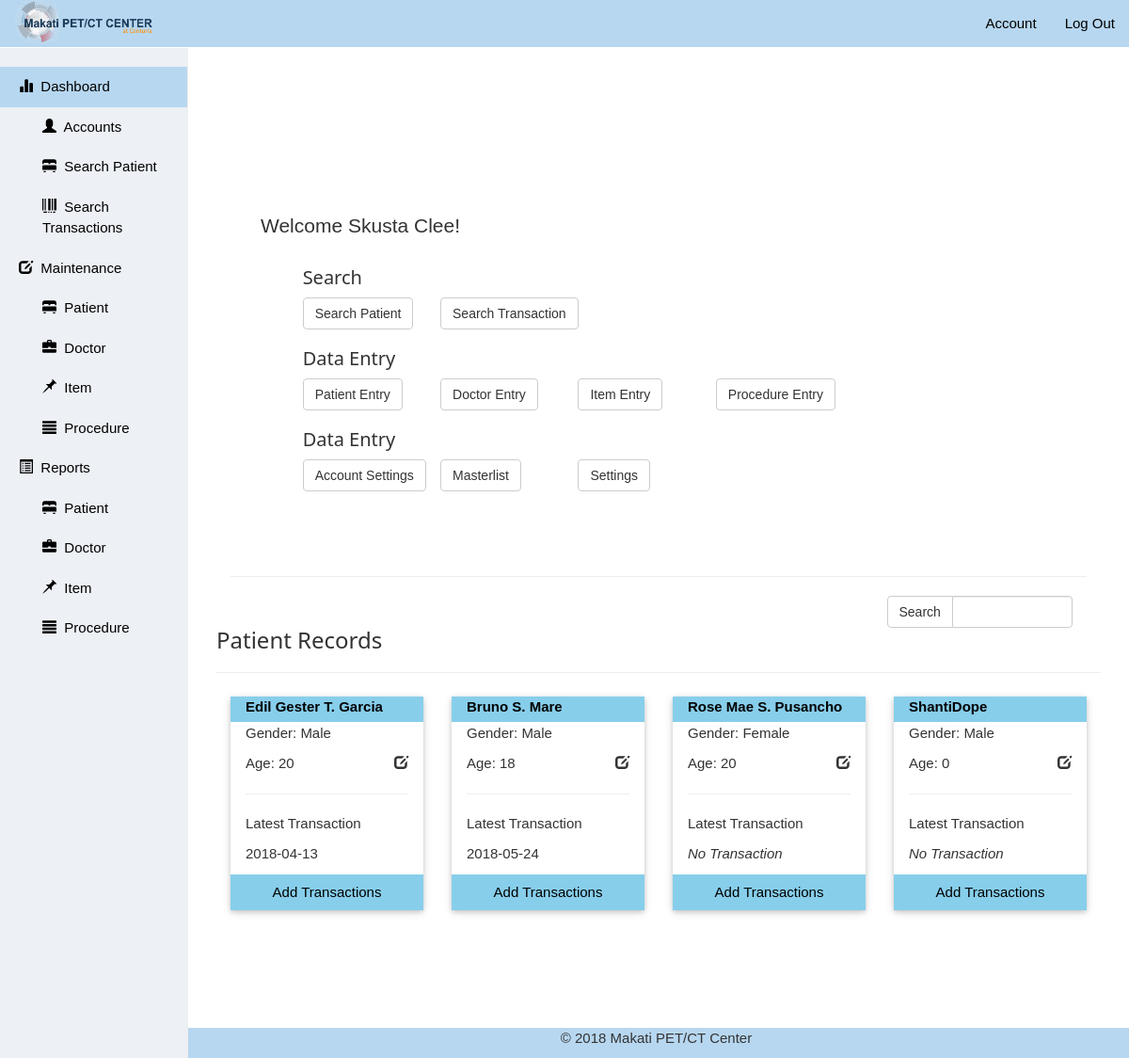
/views/admin/ (signed in), run on the app's committed database.
### tables this page shows
CREATE TABLE `tbl_patient` (
  `patient_id` varchar(11) NOT NULL,
  `patient_name` varchar(45) NOT NULL,
  `patient_gender` varchar(6) NOT NULL,
  `patient_date_of_birth` date NOT NULL,
  `patient_address` varchar(50) NOT NULL,
  `patient_status` tinyint(1) NOT NULL DEFAULT '1' COMMENT '1=Active, 2=Deleted'
);

CREATE TABLE `tbl_invoice` (
  `invoice_id` varchar(11) NOT NULL,
  `invoice_date` date NOT NULL,
  `patient_id_fk` varchar(11) NOT NULL,
  `user_id_fk` varchar(11) DEFAULT NULL,
  `invoice_status` tinyint(1) NOT NULL DEFAULT '1' COMMENT '1 = Active, 2 = Deleted',
  `invoice_type` varchar(9) NOT NULL,
  `invoice_cost` float NOT NULL DEFAULT '0'
);

### views/admin/index.php (the view, shortened to what this page needs)
<!DOCTYPE html>
<html>
  <head>
    <link rel="stylesheet" type="text/css" href="./../../css/bootstrap.min.css">
    <link rel="stylesheet" href="./../../css/w3.css">
    <link rel="stylesheet" type="text/css" href="./../../css/dashboard.css">
  </head>
  <body>
    <div class="container-fluid">
      <header class="row">
        <nav class="navbar navbar-default navbar-fixed-top">
          <div class="container-fluid">
            <div class="navbar-header">
              <a href="./" class="navbar-brand"><img src="./../../files/logo/brandimagev2.png" class="img-responsive"></a>
            </div>
            <div class="collapse navbar-collapse" id="bs-example-navbar-collapse-1">
              <ul class="nav navbar-nav navbar-right" id="navbar-right">
                <li><a href="./account.php">Account</a></li>
                <li><a href="./../../controller/logout.php">Log Out</a></li>
              </ul>
            </div>
          </div>
        </nav>
      </header>
      <main class="row">
        <div class="col-sm-3 col-md-2 sidebar">
          <ul class="nav nav-sidebar">
            <li class="active">
              <a href="#"><span class="glyphicon glyphicon-stats" aria-hidden="true"></span>&nbsp Dashboard <span class="sr-only">(current)</span> </a>
              <ul class="nav" id="mn-sub-menu">
                <li><a href="account.php"><span class="glyphicon glyphicon-user" aria-hidden="true"></span>&nbsp Accounts</a></li>
                <li><a href="patientsearch.php"><span class="glyphicon glyphicon-bed" aria-hidden="true"></span>&nbsp Search Patient</a></li>
                <li><a href="invoicecreation.php"><span class="glyphicon glyphicon-barcode" aria-hidden="true"></span>&nbsp Search Transactions</a></li>
              </ul>
            </li>
            <li>
              <a style="background-color: #edf0f5; color: #000000;"><span class="glyphicon glyphicon-edit" aria-hidden="true"></span>&nbsp Maintenance</a>
              <ul class="nav" id="mn-sub-menu">
                <li><a href="patientsettings.php"><span class="glyphicon glyphicon-bed" aria-hidden="true"></span>&nbsp Patient</a></li>
                <li><a href="doctorsettings.php"><span class="glyphicon glyphicon-briefcase" aria-hidden="true"></span>&nbsp Doctor</a></li>
                <li><a href="itemsettings.php"><span class="glyphicon glyphicon-pushpin" aria-hidden="true"></span>&nbsp Item</a></li>
                <li><a href="treatmentsettings.php"><span class="glyphicon glyphicon-align-justify" aria-hidden="true"></span>&nbsp Procedure</a></li>
              </ul>
            </li>
            <li>
              <a style="background-color: #edf0f5; color: #000000;"><span class="glyphicon glyphicon-list-alt" aria-hidden="true"></span>&nbsp Reports</a>
              <ul class="nav" id="mn-sub-menu">
                <li><a href="patientsettings.php"><span class="glyphicon glyphicon-bed" aria-hidden="true"></span>&nbsp Patient</a></li>
                <li><a href="doctorsettings.php"><span class="glyphicon glyphicon-briefcase" aria-hidden="true"></span>&nbsp Doctor</a></li>
                <li><a href="itemsettings.php"><span class="glyphicon glyphicon-pushpin" aria-hidden="true"></span>&nbsp Item</a></li>
                <li><a href="treatmentsettings.php"><span class="glyphicon glyphicon-align-justify" aria-hidden="true"></span>&nbsp Procedure</a></li>
              </ul>
            </li>
          </ul>
        </div>
        <div class="col-sm-9 col-sm-offset-3 col-md-10 col-md-offset-2" style="overflow-y:auto; height:100vh; padding-top:20vh;">
            <div class="container-fluid">
              <div class="row" style="padding-left:5%;">
                <div class="col-sm-12 col-md-12">
                  <div class="row">
                    <div class="col-sm-12 col-md-12">
                      <p class="lead">Welcome <?php echo $_SESSION['user_name']?>!</p>
                    </div>
                  </div>
                  <div class="row" style="padding-left:5%;">
                    <div class="col-sm-12 col-md-12">
                      <div class="row">
                        <div class="col-sm-4 col-md-4">
                          <h4>Search</h4>
                        </div>
                      </div>
                      <div class="row">
                        <div class="col-sm-2 col-md-2">
                          <a href="patientsearch.php" class="btn btn-default btn-md">Search Patient</a>
                        </div>
                        <div class="col-sm-2 col-md-2">
                          <a href="./invoicecreation.php" class="btn btn-default btn-md" id="btn_invoice_creation">Search Transaction</a>
                        </div>
                      </div>
                    </div>
                  </div>
                  <div class="row" style="padding-top:10px; padding-left:5%;">
                    <div class="col-sm-12 col-md-12">
                      <div class="row">
                        <div class="col-sm-4 col-md-4">
                          <h4>Data Entry</h4>
                        </div>
                      </div>
                      <div class="row">
                        <div class="col-sm-2 col-md-2">
                          <a href="./patientsettings.php" class="btn btn-default btn-md" id="btn_patient_entry">Patient Entry</a>
                        </div>
                        <div class="col-sm-2 col-md-2">
                          <a href="./doctorsettings.php" class="btn btn-default btn-md" id="btn_patient_entry">Doctor Entry</a>
                        </div>
                        <div class="col-sm-2 col-md-2">
                          <a href="./itemsettings.php" class="btn btn-default btn-md" id="btn_patient_entry">Item Entry</a>
                        </div>
                        <div class="col-sm-2 col-md-2">
                          <a href="./treatmentsettings.php" class="btn btn-default btn-md" id="btn_patient_entry">Procedure Entry</a>
                        </div>
                      </div>
                    </div>
                  </div>
                  <div class="row" style="padding-top:10px; padding-left:5%;">
                    <div class="col-sm-12 col-md-12">
                      <div class="row">
                        <div class="col-sm-4 col-md-4">
                          <h4>Data Entry</h4>
                        </div>
                      </div>
                      <div class="row">
                        <div class="col-sm-2 col-md-2">
                            <a href="./account.php" class="btn btn-default btn-md" id="btn_account_settings">Account Settings</a>
                        </div>
                        <div class="col-sm-2 col-md-2">
                            <a href="#" class="btn btn-default btn-md">Masterlist</a>
                        </div>
                        <div class="col-sm-2 col-md-2">
                            <a href="#" class="btn btn-default btn-md">Settings</a>
                        </div>
                      </div>
                    </div>
                  </div>
                </div>
              </div>
              <div class="row">
                <div class="col-sm-12 col-md-12">
                  <div class="col-sm-12 col-md-12 col-lg-12 mn-dashboard-header">
                    <hr>
                    <div class="col-sm-3 col-sm-offset-9 col-md-3 col-md-offset-9 col-lg-3 col-lg-offset-9">
                      <div class="input-group">
                        <div class="input-group-btn">
                          <button type="button" class="btn btn-default"> Search </button>
                        </div>
                        <input type="text" class="form-control" id="txt_search"/>
                      </div>
                    </div>
                  </div>
                  <h3>Patient Records</h3>
                  <hr>
                  <div id="parent_filter" style="overflow-y:auto; height:400px;">
                    <?php
                      require('./../../controller/db_connect.php');
                      $preparedStmt = "SELECT * FROM `tbl_patient`";
                      $stmt = $connection->prepare($preparedStmt);
                      $stmt->execute();
                      while ($row = $stmt->fetch(PDO::FETCH_ASSOC))
                      {
                        $patient_date_of_birth = $row['patient_date_of_birth'];
                        $year = (explode("-",$patient_date_of_birth));
                        $patient_age = (date("md", date("U", mktime(0, 0, 0, $year[1], $year[2], $year[0]))) > date("md")
                          ? ((date("Y") - $year[0]) - 1)
                          : (date("Y") - $year[0]));
                    ?>
                    <div class="col-lg-3 col-md-3 col-sm-3 col-xs-12 mn-card <?php echo( ' '.strtoupper($row['patient_name']).
                      ' '.strtoupper($row['patient_gender']).' '.strtoupper($patient_age));?>">
                      <div class="w3-card-2">
                        <header class="w3-container w3-light-blue">
                          <label><?php echo $row['patient_name']; ?></label>
                        </header>
                        <div class="w3-container">
                          <p>Gender: <?php echo $row['patient_gender']; ?></p>
                          <p>Age:
                            <?php
                              echo $patient_age;
                              $preparedStmt2 = "SELECT invoice_date, invoice_id FROM tbl_invoice WHERE patient_id_fk ='".$row['patient_id']."' ORDER BY invoice_date DESC";
                              $stmt2 = $connection->prepare($preparedStmt2);
                              $stmt2->execute();
                              $row2 = $stmt2->fetch(PDO::FETCH_ASSOC);
                             ?>
                          <a href="patientprofile.php?patient_id=<?php echo $row['patient_id'];?>&invoice_id=<?php echo $row2['invoice_id'];?>" class="pull-right"><span class="glyphicon glyphicon-edit" aria-hidden="true"></span></a></p>
                          <hr>
                          <p>Latest Transaction</p>
                            <?php
                            if(isset($row2['invoice_date']))
                              echo("<p>".$row2['invoice_date']."</p>");
                            else
                              echo("<p><i> No Transaction</i></p>");
                            ?>
                        </div>
                        <button class="w3-button w3-block w3-light-blue patient_transac_btn" id="<?php echo ($row['patient_id']."/".$row['patient_name']);?>" data-target="#transaction">Add Transactions</button>
                      </div>
                    </div>
                  <?php }?>
                  </div>
                </div>
              </div>
            </div>
          </div>
      </main>
      <footer class="row">
        <div class="container-fluid">
          <div class="col-sm-9 col-sm-offset-3 col-md-10 col-md-offset-2">
            <p class="text-center">© 2018 Makati PET/CT Center</p>
          </div>
        </div>
      </footer>
    </div>
  </body>
</html>

### css/w3.css (style rules this page uses)
*,*:before,*:after { box-sizing:inherit }
html { -ms-text-size-adjust:100%;-webkit-text-size-adjust:100% }
body { margin:0 }
article,aside,details,figcaption,figure,footer,header,main,menu,nav,section,summary { display:block }
a { background-color:transparent;-webkit-text-decoration-skip:objects }
img { border-style:none }
hr { box-sizing:content-box;height:0;overflow:visible }
button,input,select,textarea { font:inherit;margin:0 }
button,input { overflow:visible }
button,select { text-transform:none }
button,html [type=button],[type=reset],[type=submit] { -webkit-appearance:button }
html,body { font-family:Verdana,sans-serif;font-size:15px;line-height:1.5 }
html { overflow-x:hidden }
h3 { font-size:24px }
h4 { font-size:20px }
h1,h2,h3,h4,h5,h6 { font-family:"Segoe UI",Arial,sans-serif;font-weight:400;margin:10px 0 }
hr { border:0;border-top:1px solid #eee;margin:20px 0 }
img { vertical-align:middle }
a { color:inherit }
.w3-btn,.w3-button { border:none;display:inline-block;padding:8px 16px;vertical-align:middle;overflow:hidden;text-decoration:none;color:inherit;background-color:inherit;text-align:center;cursor:pointer;white-space:nowrap }
.w3-btn,.w3-button { -webkit-touch-callout:none;-webkit-user-select:none;-khtml-user-select:none;-moz-user-select:none;-ms-user-select:none;user-select:none }
.w3-block { display:block;width:100% }
.w3-container:after,.w3-container:before,.w3-panel:after,.w3-panel:before,.w3-row:after,.w3-row:before,.w3-row-padding:after,.w3-row-padding:before, .w3-cell-row:before,.w3-cell-row:after,.w3-clear:after,.w3-clear:before,.w3-bar:before,.w3-bar:after { content:"";display:table;clear:both }
.w3-container,.w3-panel { padding:0.01em 16px }
.w3-card,.w3-card-2 { box-shadow:0 2px 5px 0 rgba(0,0,0,0.16),0 2px 10px 0 rgba(0,0,0,0.12) }
.w3-light-blue,.w3-hover-light-blue:hover { color:#000!important;background-color:#87CEEB!important }

### css/dashboard.css (style rules this page uses)
body { background-color: #ffffff; font-family: Fira Sans, sans-serif; font-weight: normal; }
.navbar { position: absolute; top: 0; right: 0; left: 0; background-color: #b7d7f0; border: 0; }
.navbar-brand>img { margin-top: -15px; max-width: 150px; }
#navbar-right>li>a { color: #000000; }
.sidebar { display: none; }
@media (min-width: 768px) { .sidebar { position: fixed; top: 51px; bottom: 0; left: 0; z-index: 1000; display: block; padding: 20px; overflow-x: hidden; overflow-y: auto; background-color: #edf0f5; border-right: 1px solid #eee; } }
.nav-sidebar { margin-right: -21px; margin-bottom: 20px; margin-left: -20px; }
.nav-sidebar > li > a { padding-right: 20px; padding-left: 20px; }
.nav-sidebar > .active > a { color: #000000; background-color: #b7d7f0; }
.nav-sidebar li > a { color: #000000; }
#mn-sub-menu { margin-left: 30px; }
.mn-dashboard-header { margin-top: 70px; }
.mn-card { margin-top: 5px; }
footer { position: fixed; width: 100%; height: auto; bottom: 0; background-color: #b7d7f0; }

### data on the page
tbl_patient: patient_name "Edil Gester T. Garcia", patient_gender "Male", patient_date_of_birth "20", tbl_invoice.invoice_date "2018-04-13"
tbl_patient: patient_name "Bruno S. Mare", patient_gender "Male", patient_date_of_birth "18", tbl_invoice.invoice_date "2018-05-24"
tbl_patient: patient_name "Rose Mae S. Pusancho", patient_gender "Female", patient_date_of_birth "20", shows "No Transaction"
tbl_patient: patient_name "ShantiDope", patient_gender "Male", patient_date_of_birth "0", shows "No Transaction"

### other printed values
$_SESSION['user_name'] "Skusta Clee"
